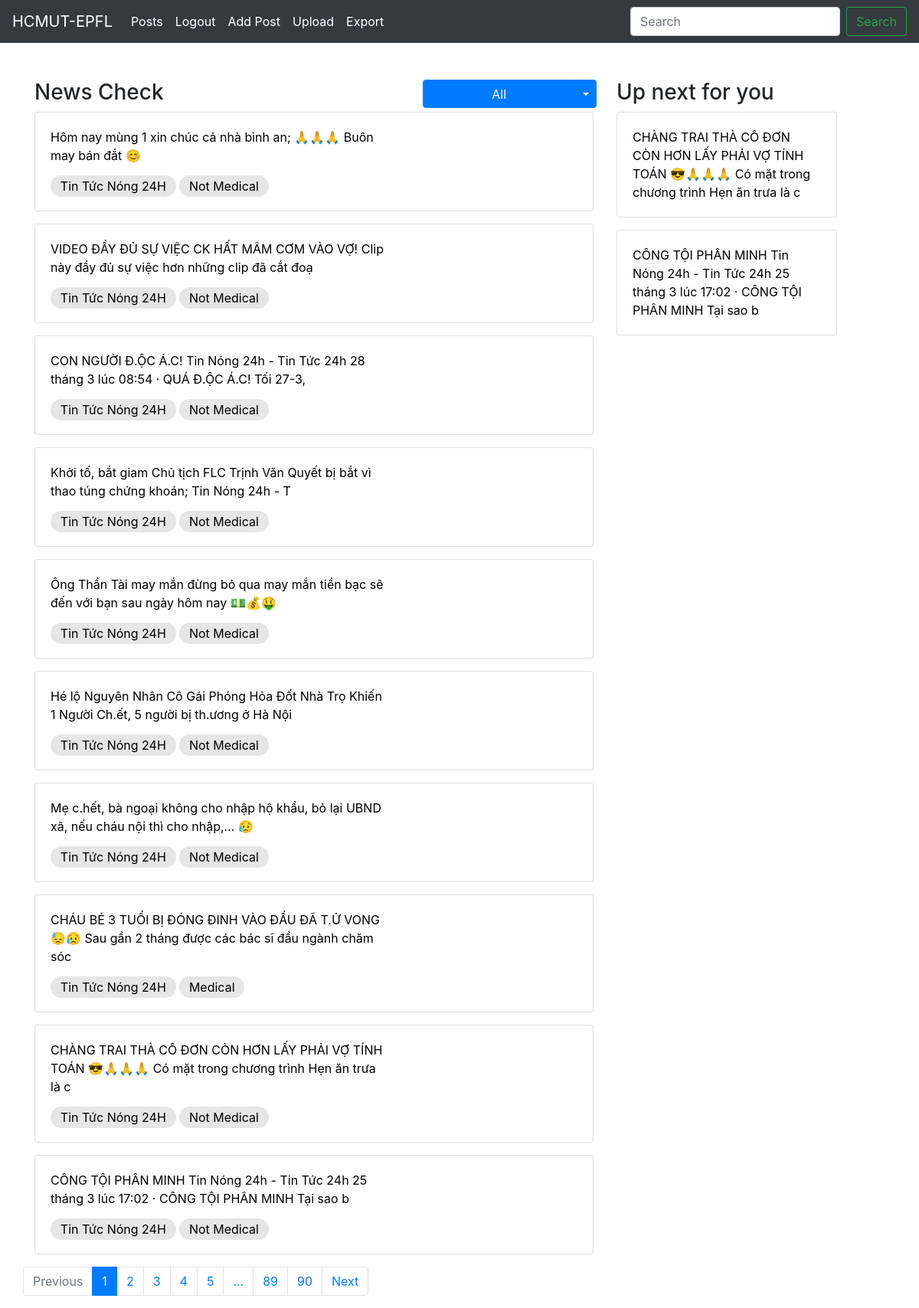
/news/ (signed in), run on the app's committed database.
### src/model/post.py (models this page shows, shortened)
class Post(db.Model):
    id = db.Column(db.Integer, primary_key=True)
    time = db.Column(db.Text)
    text = db.Column(db.Text)
    shortened_text = db.Column(db.Text)
    url = db.Column(db.String(140))
    comments_count = db.Column(db.Integer)
    reactions_count = db.Column(db.Integer)
    shares_count = db.Column(db.Integer)
    comments = db.Column(db.Text)
    group_name = db.Column(db.Text)
    medical_news = db.Column(db.Boolean)
    true_news = db.Column(db.Boolean)
    claim_info = db.Column(db.Text)

### src/posts/blueprint.py (the view)
@posts.route('/')
def posts_list():
    q = request.args.get('q')
    filter_title = list()
    groups = db.session.query(Post.group_name).group_by(Post.group_name).all()
    groups = [g[0] for g in groups]
    if q:
        posts = Post.query.filter(Post.text.contains(q))
    else:
        posts = Post.query.order_by(Post.time.desc())
    posts = Post.query
    filter = request.args.get('filter')
    if filter == "medical":
        posts = posts.filter(Post.medical_news == True)
        filter_title.append("Medical")
    elif filter == "non_medical":
        posts = posts.filter(Post.medical_news == False)
        filter_title.append("Not Medical")
    else:
        filter = ''
    type = request.args.get('type')
    if type == "fake":
        posts = posts.filter(Post.claim_info != '').filter(Post.true_news == False)
        filter_title.append("Fake")
    elif type == "true":
        posts = posts.filter(Post.claim_info != '').filter(Post.true_news == True)
        filter_title.append("True")
    else:
        type = ''
    group = request.args.get('group')
    if group:
        posts = posts.filter(Post.group_name == group)
        filter_title.append(group)
    else:
        group = ''
    filter_title = ', '.join(filter_title) if len(filter_title) > 0 else "All"
    page = request.args.get('page')
    if page and page.isdigit():
        page = int(page)
    else:
        page = 1
    pages = posts.paginate(page=page, per_page=10)
    return render_template(
        'html/posts.html',
        posts=posts,
        pages=pages,
        filter=filter,
        groups=groups,
        group=group,
        type=type,
        filter_title=filter_title
    )

### src/templates/html/posts.html (shortened to what this page needs)
{% extends 'base.html' %}
{% block content %}
<div class="col-lg-8">
    <div class="row g-0">
        <div class="col-lg-8">
            <h3>News Check</h3>
        </div>
        <div class="col-lg-4">
            <div class="btn-group">
                <button type="button" class="btn btn-primary" style="width: 200px !important; height: 37px !important;">{{ filter_title }}</button>
                <button type="button" class="btn btn-primary dropdown-toggle dropdown-toggle-split"
                    data-toggle="dropdown" aria-haspopup="true" aria-expanded="false"
                    style="height: 37px !important;">
                </button>
            </div>
        </div>
    </div>
    {% for post in pages.items %}
    <a href="{{url_for('posts.post_detail', id=post.id)}}" class="post-anchor-wrapper post">
        <div class="card mb-3" style="max-width: 1000px;">
            <div class="row g-0">
                <div class="col-md-8">
                    <div class="card-body">
                        <p class="card-text">{{post.shortened_text}}</p>
                        {% if post.group_name|length > 0 %}
                        <span class="tag">{{post.group_name}}</span>
                        {%endif%}
                        <span class="tag">{{'Medical' if post.medical_news else 'Not Medical'}}</span>
                    </div>
                </div>
            </div>
        </div>
    </a>
    {% endfor %}
</div>
<div class="col-lg-4 d-none d-lg-block">
    <h3>Up next for you</h3>
    <div>
        {% for post in pages.items[-2:] %}
        <a href="{{url_for('posts.post_detail', id=post.id)}}" class="post-anchor-wrapper post">
            <div class="card mb-3" style="width: 18rem;">
                <div class="card-body">
                    <p class="card-text">{{post.shortened_text}}</p>
                </div>
            </div>
        </a>
        {% endfor %}
    </div>
</div>
<nav aria-label="...">
    <ul class="pagination">
        <li class="page-item {% if not pages.has_prev %} disabled {% endif %}">
            <a class="page-link" href="./?page={{ pages.prev_num }}{% if filter|length>0 %}&filter={{filter}}{% endif %}{% if group|length>0 %}&group={{group}}{% endif %}">Previous</a>
        </li>
        {% for page in pages.iter_pages() %}
        {% if page %}
        <li class="page-item {% if page == pages.page %} active {% endif %}">
            <a class="page-link" href="./?page={{ page }}{% if filter|length>0 %}&filter={{filter}}{% endif %}{% if group|length>0 %}&group={{group}}{% endif %}">{{ page }} <span class="sr-only">(current)</span></a>
        </li>
        {%else%}
        <li class="page-item {% if page == pages.page %} active {% endif %}">
            <a class="page-link" href="#">... <span class="sr-only">(current)</span></a>
        </li>
        {%endif%}
        {% endfor %}
        <li class="page-item {% if not pages.has_next %} disabled {% endif %}">
            <a class="page-link" href="./?page={{ pages.next_num }}{% if filter|length>0 %}&filter={{filter}}{% endif %}{% if group|length>0 %}&group={{group}}{% endif %}">Next</a>
        </li>
    </ul>
</nav>
{% endblock %}

### src/templates/base.html (shortened to what this page needs)
<!DOCTYPE html>
<html lang="en">
<head>
    <link rel="stylesheet" href="https://cdn.jsdelivr.net/npm/bootstrap@4.5.3/dist/css/bootstrap.min.css">
    <link rel="stylesheet" href="/static/css/styles.css" >
  </head>
<body>
  <nav class="navbar navbar-expand-lg navbar-dark bg-dark mb-5 sticky-top">
        <a class="navbar-brand">HCMUT-EPFL</a>
        <div class="collapse navbar-collapse" id="navbarSupportedContent">
          <ul class="navbar-nav mr-auto">
            {% for title in ['Posts']%}
            <li class="nav-item active">
              <a class="nav-link" href="{{url_for('posts.posts_list')}}">{{title}} <span class="sr-only">(current)</span></a>
            </li>
            {% endfor %}
            <li class="nav-item active">
              {%if current_user.is_authenticated %}
              <a class="nav-link" href="{{url_for('security.logout')}}">Logout <span class="sr-only">(current)</span></a>
              {%else%}
              <a class="nav-link" href="{{url_for('security.login')}}">Login <span class="sr-only">(current)</span></a>
              {%endif%}
            </li>
            {%if current_user.is_authenticated %}
            <li class="nav-item active">
              <a class="nav-link" href="{{url_for('posts.post_create')}}">Add Post<span class="sr-only">(current)</span></a>
            </li>
            <li class="nav-item active">
              <a class="nav-link" href="{{url_for('posts.post_batch_upload')}}">Upload<span class="sr-only">(current)</span></a>
            </li>
            <li class="nav-item active">
              <a class="nav-link" href="{{url_for('posts.export')}}">Export<span class="sr-only">(current)</span></a>
            </li>
            {%endif%}
          </ul>
          <form class="form-inline my-2 my-lg-0" method="GET">
            <input class="form-control mr-sm-2" type="search" placeholder="Search" name="q">
            <button class="btn btn-outline-success my-2 my-sm-0" type="submit">Search</button>
        </form>
        </div>
      </nav>
    <div class="container">
        <div class="row">
          {% block content %}
          {% endblock %}
        </div>
    </div>
</body>
</html>

### src/templates/base.html (style rules this page uses)
.sticky-top { position: sticky; top: 0; z-index: 1; }
.post-anchor-wrapper { color: black; }
.post .tag { background: #e6e6e6; padding: 0.25rem 0.8rem; border-radius: 20px; }

### data on the page
Post: shortened_text "Hôm nay mùng 1 xin chúc cả nhà bình an; 🙏🙏🙏 Buôn may bán đắt 😊", group_name "Tin Tức Nóng 24H", medical_news "Not Medical"
Post: shortened_text "VIDEO ĐẦY ĐỦ SỰ VIỆC CK HẤT MÂM CƠM VÀO VỢ! Clip này đầy đủ sự việc hơn những clip đã cắt đoạ", group_name "Tin Tức Nóng 24H", medical_news "Not Medical"
Post: shortened_text "CON NGƯỜI Đ.ỘC Á.C! Tin Nóng 24h - Tin Tức 24h 28 tháng 3 lúc 08:54 · QUÁ Đ.ỘC Á.C! Tối 27-3,", group_name "Tin Tức Nóng 24H", medical_news "Not Medical"
Post: shortened_text "Khởi tố, bắt giam Chủ tịch FLC Trịnh Văn Quyết bị bắt vì thao túng chứng khoán; Tin Nóng 24h - T", group_name "Tin Tức Nóng 24H", medical_news "Not Medical"
Post: shortened_text "Ông Thần Tài may mắn đừng bỏ qua may mắn tiền bạc sẽ đến với bạn sau ngày hôm nay 💵💰🤑", group_name "Tin Tức Nóng 24H", medical_news "Not Medical"
Post: shortened_text "Hé lộ Nguyên Nhân Cô Gái Phóng Hỏa Đốt Nhà Trọ Khiến 1 Người Ch.ết, 5 người bị th.ương ở Hà Nội", group_name "Tin Tức Nóng 24H", medical_news "Not Medical"
Post: shortened_text "Mẹ c.hết, bà ngoại không cho nhập hộ khẩu, bỏ lại UBND xã, nếu cháu nội thì cho nhập,... 😥", group_name "Tin Tức Nóng 24H", medical_news "Not Medical"
Post: shortened_text "CHÁU BÉ 3 TUỔI BỊ ĐÓNG ĐINH VÀO ĐẦU ĐÃ T.Ử VONG😓😥 Sau gần 2 tháng được các bác sĩ đầu ngành chăm sóc", group_name "Tin Tức Nóng 24H", medical_news "Medical"
Post: shortened_text "CHÀNG TRAI THÀ CÔ ĐƠN CÒN HƠN LẤY PHẢI VỢ TÍNH TOÁN 😎🙏🙏🙏 Có mặt trong chương trình Hẹn ăn trưa là c", group_name "Tin Tức Nóng 24H", medical_news "Not Medical"
Post: shortened_text "CÔNG TỘI PHÂN MINH Tin Nóng 24h - Tin Tức 24h 25 tháng 3 lúc 17:02 · CÔNG TỘI PHÂN MINH Tại sao b", group_name "Tin Tức Nóng 24H", medical_news "Not Medical"

### other printed values
{{ title }} "Posts"
{{ filter_title }} "All"
{{ page }} "1" "2" "3" "4" "5" "89" "90"
